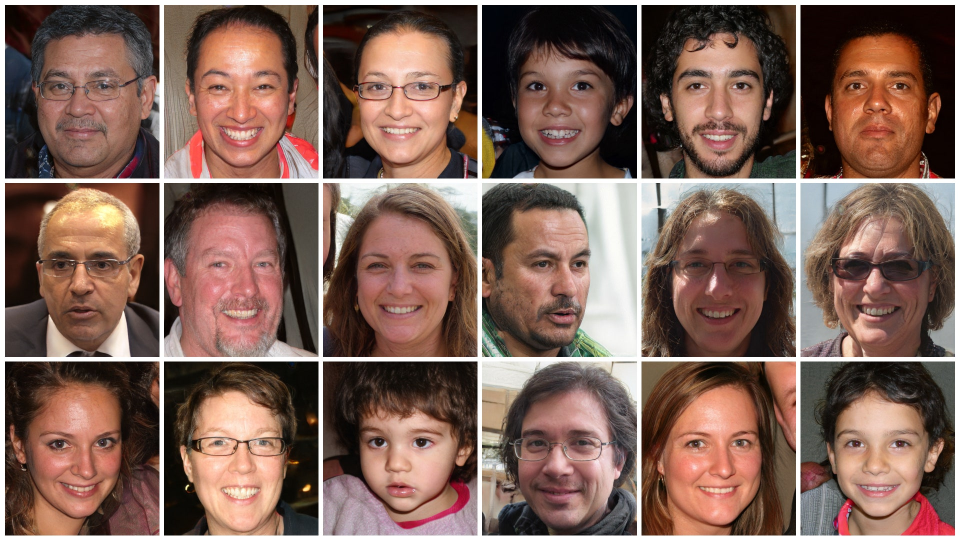
#> input picture Practice/images/test1.jpg, 1920 x 1080 px (shown at 1/2 size)
$ python face_detector.py
#> lines starting #> are read from the running program, lines starting #| are printed output that depends on the picture; after the words box and inside, x2 and y2 are one past the last pixel; in counts of white or black regions, pixels touching at a corner belong together
import cv2

#Creates a cascade classifier object which allows us to search for a face in an image
face_cascade = cv2.CascadeClassifier("haarcascade_frontalface_default.xml")

#Using grayscale increases accuracy of finding faces so Convert the image to grayscale
img = cv2.imread("Practice/images/test1.jpg")
#> img is the input picture: shape (1080, 1920, 3); mean B, G, R 87.7, 98.2, 126.6
gray_img = cv2.cvtColor(img, cv2.COLOR_BGR2GRAY)
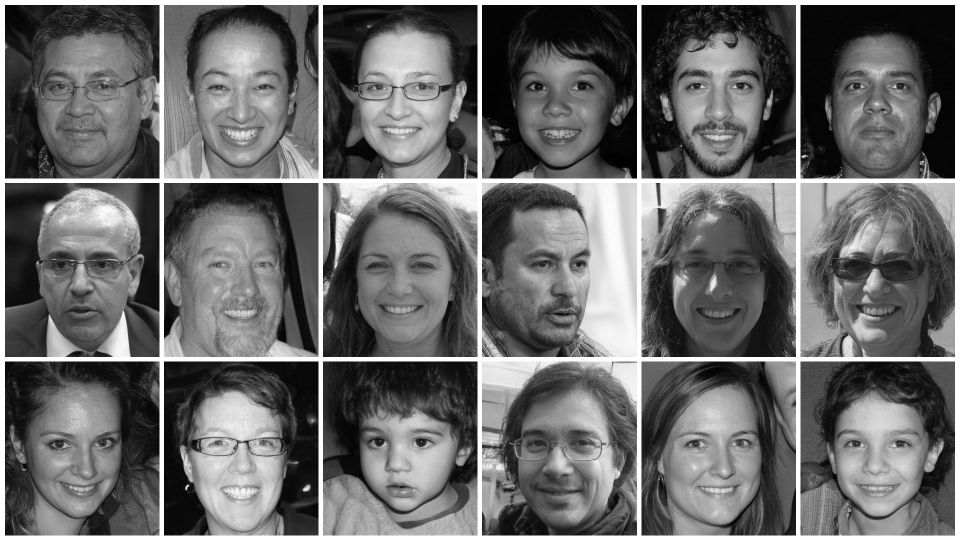
#> gray_img: shape (1080, 1920) (shown at 1/2 size); min 0, max 255, mean 105.5

#Use the classifier to detect faces
faces = face_cascade.detectMultiScale(gray_img, scaleFactor=1.1, minNeighbors=5)
#> faces = 19 rows, first 6: [1646, 812, 215, 215], [53, 79, 239, 239], [688, 800, 229, 229], [57, 808, 215, 215], [1326, 805, 223, 223], [364, 77, 238, 238]
print(faces)
#> (printed output is left out)

#The faces variable is a numpy array with coordinates for the points on the picture where the face will be if connected
for x,y,w,h in faces:
    #Draw a rectangle around the faces and give it a color and width
    img = cv2.rectangle(img, (x,y), (x+w,y+h), (0,255,0), 3)
#> this loop made 19 passes
#> (x, y, w, h) on passes 1 to 12: (1646, 812, 215, 215), (53, 79, 239, 239), (688, 800, 229, 229), (57, 808, 215, 215), (1326, 805, 223, 223), (364, 77, 238, 238), (1017, 444, 215, 215), (356, 801, 235, 235), (685, 87, 234, 234), (694, 448, 224, 224), (1315, 453, 233, 233), (1636, 84, 240, 240)
#> pass 1, `img = cv2.rectangle(img, (x,y), (x+w,y+h), (0,255,0), 3)`:
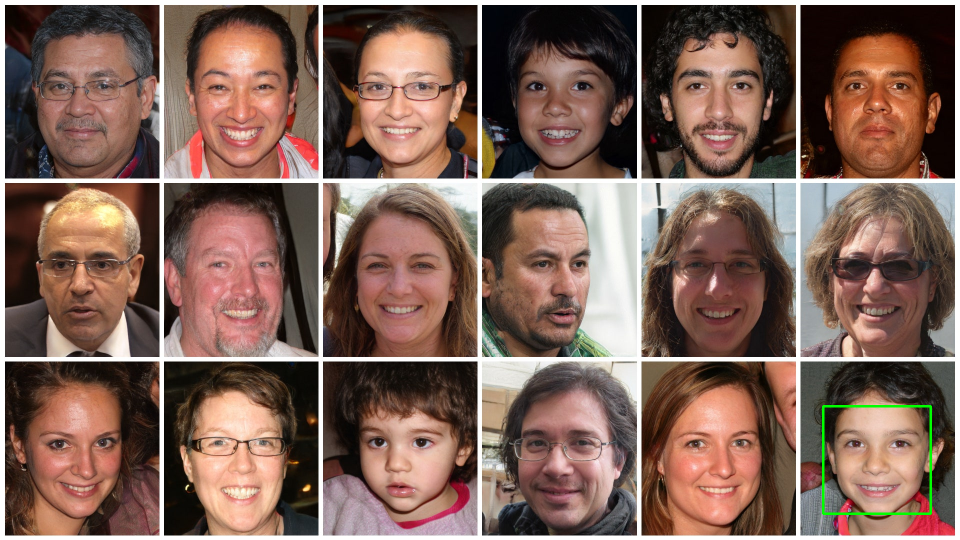
#> img: shape (1080, 1920, 3) (shown at 1/2 size); 0.21% of pixels changed, all inside (x1, y1, x2, y2) = (1644, 810, 1864, 1030)
#> pass 2, `img = cv2.rectangle(img, (x,y), (x+w,y+h), (0,255,0), 3)`:
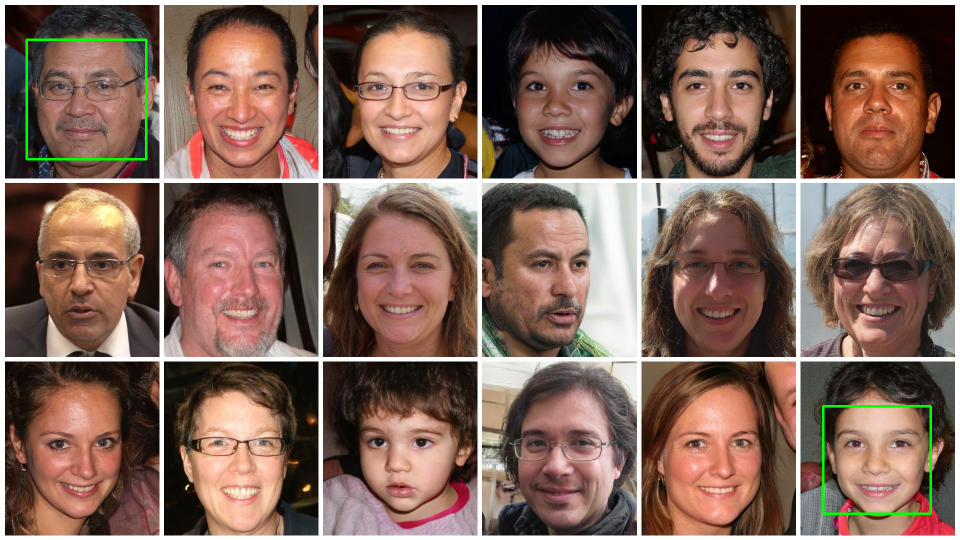
#> img: shape (1080, 1920, 3) (shown at 1/2 size); 0.23% of pixels changed, all inside (x1, y1, x2, y2) = (51, 77, 295, 321)
#> pass 3, `img = cv2.rectangle(img, (x,y), (x+w,y+h), (0,255,0), 3)`:
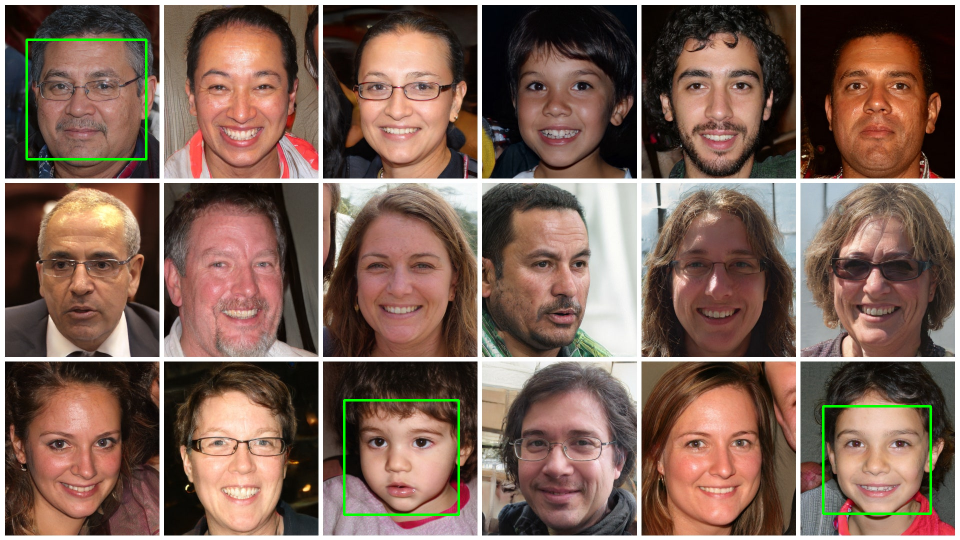
#> img: shape (1080, 1920, 3) (shown at 1/2 size); 0.22% of pixels changed, all inside (x1, y1, x2, y2) = (686, 798, 920, 1032)
#> after the loop:
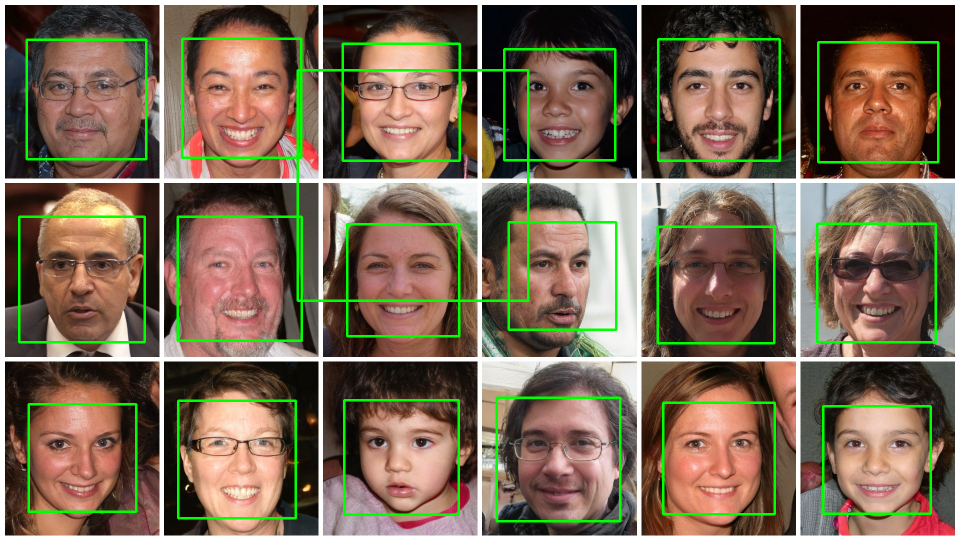
#> img: shape (1080, 1920, 3) (shown at 1/2 size); 3.8% of pixels changed, all inside (x1, y1, x2, y2) = (36, 75, 1879, 1045)

# # Resize the image to quarter the original size using shape attributeq
# resized_img = cv2.resize(img,(int(img.shape[1]/4), int(img.shape[0]/4)))

cv2.imshow("Detected Face", img)
cv2.waitKey(0)
cv2.destroyAllWindows()
